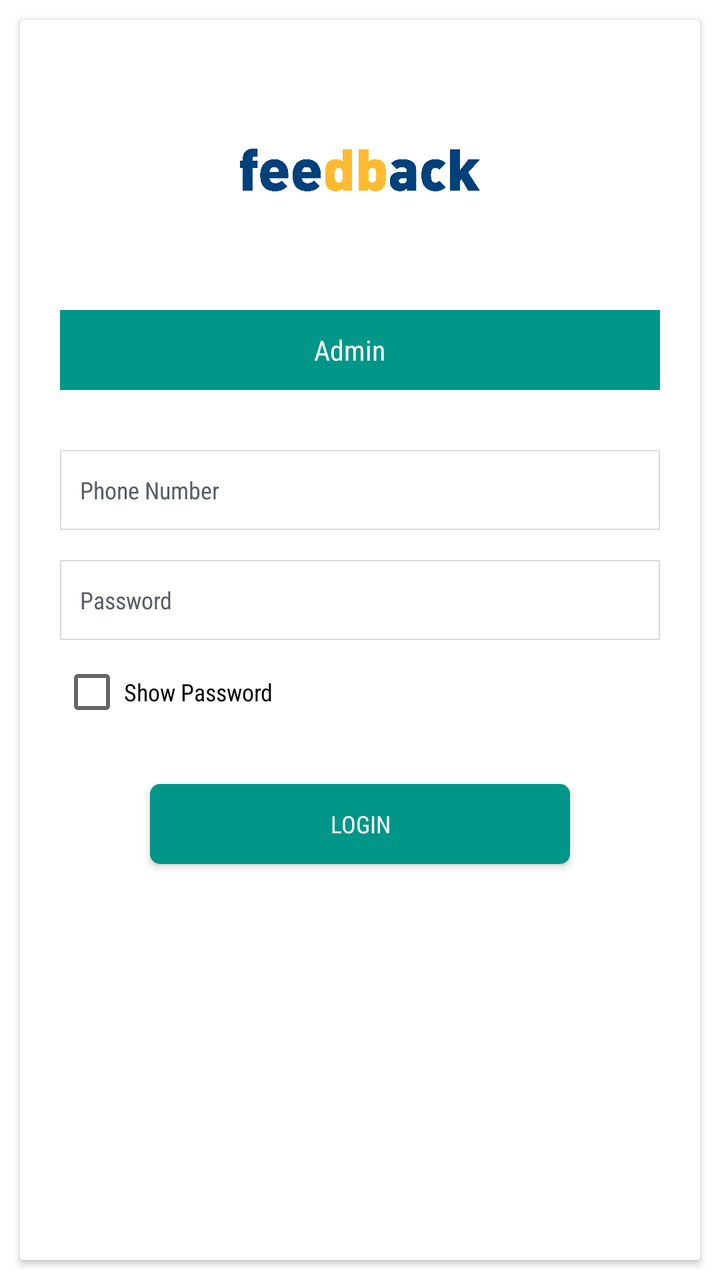
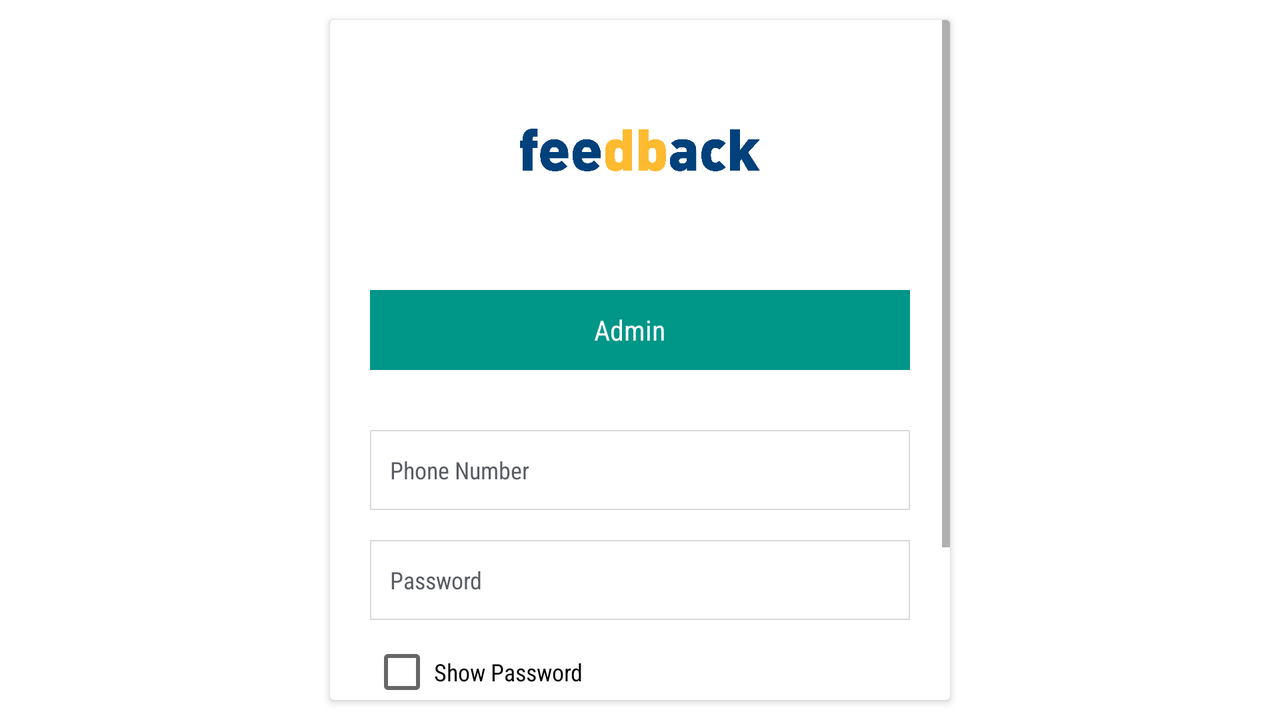

One screen, two layout resources from the same app: the default and the author's alternative for another configuration. Each is rendered where Android would select it; the XML of both is given below.
<!-- AndroidManifest.xml: application theme AppTheme -->
<!-- res/layout/activity_admin_login.xml -->
<?xml version="1.0" encoding="utf-8"?>
<LinearLayout xmlns:android="http://schemas.android.com/apk/res/android"
    xmlns:app="http://schemas.android.com/apk/res-auto"
    xmlns:tools="http://schemas.android.com/tools"
    android:layout_width="match_parent"
    android:layout_height="match_parent"
    android:background="@color/white"
    android:orientation="vertical">

    <android.support.v7.widget.CardView
        android:layout_width="match_parent"
        android:layout_height="match_parent"
        android:layout_margin="@dimen/margin10">

        <LinearLayout
            android:layout_width="match_parent"
            android:layout_height="match_parent"
            android:layout_margin="@dimen/margin5"
            android:orientation="vertical">

            <LinearLayout
                android:layout_width="match_parent"
                android:layout_height="wrap_content"
                android:orientation="vertical">

                <ImageView
                    android:layout_width="120dp"
                    android:layout_height="120dp"
                    android:layout_gravity="center"
                    android:layout_marginTop="@dimen/margin10"
                    android:src="@drawable/logo" />
            </LinearLayout>

            <LinearLayout
                android:layout_width="match_parent"
                android:layout_height="40dp"
                android:layout_marginTop="@dimen/margin10"
                android:orientation="horizontal">

                <LinearLayout
                    android:id="@+id/layout_admin"
                    android:layout_width="0dp"
                    android:layout_height="match_parent"
                    android:layout_marginLeft="@dimen/margin15"
                    android:layout_marginRight="@dimen/margin15"
                    android:layout_weight=".5"
                    android:background="@color/colorPrimaryDark"
                    android:gravity="center"
                    android:orientation="horizontal">

                    <TextView
                        android:id="@+id/tv_admin"
                        android:layout_width="wrap_content"
                        android:layout_height="match_parent"
                        android:fontFamily="sans-serif-condensed"
                        android:gravity="center"
                        android:text="Admin"
                        android:textColor="@color/white"
                        android:textSize="@dimen/textSize18" />

                    <TextView
                        android:id="@+id/tv_admintic"
                        android:layout_width="wrap_content"
                        android:layout_height="match_parent"
                        android:layout_marginLeft="@dimen/margin10"
                        android:fontFamily="sans-serif-condensed"
                        android:gravity="center"
                        android:text=""
                        android:textColor="@color/grey_color"
                        android:textSize="@dimen/textSize30" />
                </LinearLayout>

                
                
                
                
                
                
                
                

                
                
                
                
                
                
                
                
                

                
                
                
                
                
                
                
                
                
                
                
            </LinearLayout>

            <LinearLayout
                android:layout_width="match_parent"
                android:layout_height="wrap_content"
                android:layout_marginTop="@dimen/margin15"
                android:orientation="vertical">

                <EditText
                    android:id="@+id/id_et_username"
                    android:layout_width="match_parent"
                    android:layout_height="@dimen/margin40"
                    android:layout_margin="@dimen/dimen_15_dp"
                    android:background="@drawable/done_corner_round"
                    android:drawableLeft="@drawable/ic_phone_black_24dp"
                    android:drawablePadding="10dp"
                    android:fontFamily="sans-serif-condensed"
                    android:hint="Phone Number"
                    android:imeOptions="actionNext"
                    android:inputType="number"
                    android:maxLength="10"
                    android:paddingLeft="@dimen/dimen_10_dp"
                    android:singleLine="true"
                    android:textColor="@color/color0E0E0F"
                    android:textColorHint="@color/color595c63"
                    android:textCursorDrawable="@null"
                    android:textSize="@dimen/textSize14" />


                <EditText
                    android:id="@+id/id_et_password"
                    android:layout_width="match_parent"
                    android:layout_height="@dimen/margin40"
                    android:layout_marginLeft="@dimen/dimen_15_dp"
                    android:layout_marginRight="@dimen/dimen_15_dp"
                    android:background="@drawable/done_corner_round"
                    android:drawableLeft="@drawable/ic_vpn_key_black_24dp"
                    android:drawablePadding="@dimen/margin10"
                    android:fontFamily="sans-serif-condensed"
                    android:hint="Password"
                    android:imeOptions="actionDone"
                    android:inputType="textPassword"
                    android:maxLength="30"
                    android:paddingLeft="@dimen/dimen_10_dp"
                    android:singleLine="true"
                    android:textColor="@color/color0E0E0F"
                    android:textColorHint="@color/color595c63"
                    android:textCursorDrawable="@null"
                    android:textSize="@dimen/textSize14" />
            </LinearLayout>

            <LinearLayout
                android:layout_width="match_parent"
                android:layout_height="match_parent"
                android:gravity="center|top"
                android:orientation="vertical">

                <LinearLayout
                    android:layout_width="match_parent"
                    android:layout_height="wrap_content"
                    android:layout_marginLeft="@dimen/margin15"
                    android:layout_marginRight="@dimen/margin15"
                    android:layout_marginTop="@dimen/dimen_10_dp"
                    android:visibility="visible">

                    
                    
                    
                    
                    
                    
                    
                    

                    <CheckBox
                        android:id="@+id/show_password"
                        android:layout_width="0dp"
                        android:layout_height="wrap_content"
                        android:layout_weight=".5"
                        android:fontFamily="sans-serif-condensed"
                        android:text="Show Password"
                        android:textSize="@dimen/textSize14" />
                </LinearLayout>

                <Button
                    android:id="@+id/id_bt_login"
                    android:layout_width="210dp"
                    android:layout_height="40dp"
                    android:layout_gravity="center"
                    android:layout_marginTop="@dimen/dimen_30_dp"
                    android:background="@drawable/capsule_button"
                    android:fontFamily="sans-serif-condensed"
                    android:text="LOGIN"
                    android:textAllCaps="false"
                    android:textColor="@color/white"
                    android:textSize="@dimen/textSize14" />

            </LinearLayout>
        </LinearLayout>
    </android.support.v7.widget.CardView>
</LinearLayout>
<!-- resources referenced by this layout -->
<resources>
  <color name="color0E0E0F">#0E0E0F</color>
  <color name="color595c63">#595c63</color>
  <color name="colorPrimaryDark">#009688</color>
  <color name="grey_color">#f0f0f0</color>
  <color name="white">#ffffff</color>
  <dimen name="dimen_10_dp">10dp</dimen>
  <dimen name="dimen_15_dp">15dp</dimen>
  <dimen name="dimen_30_dp">30dp</dimen>
  <dimen name="margin10">10dp</dimen>
  <dimen name="margin15">15dp</dimen>
  <dimen name="margin40">40dp</dimen>
  <dimen name="margin5">5dp</dimen>
  <dimen name="textSize14">12sp</dimen>
  <dimen name="textSize18">14sp</dimen>
  <dimen name="textSize30">30sp</dimen>
  <!-- drawable capsule_button (drawable) -->
  <?xml version="1.0" encoding="UTF-8"?>
  <selector xmlns:android="http://schemas.android.com/apk/res/android">
      <item>
          <shape android:shape="rectangle">
  
              <corners android:radius="5dp" />
              <solid android:color="@color/colorPrimaryDark" />
          </shape>
  
      </item>
  
  </selector>
  <!-- drawable done_corner_round (drawable) -->
  <layer-list xmlns:android="http://schemas.android.com/apk/res/android">
      <item>
          <shape android:shape="rectangle" >
              <solid android:color="@android:color/transparent" />
          </shape>
      </item>
  
      <item >
          <shape>
              <solid android:color="@android:color/transparent"/>
              <stroke
                  android:width="0.5dp"
                  android:color="#d9dad9" >
              </stroke>
          </shape>
      </item>
  
  </layer-list>
  <!-- drawable logo: jpg bitmap (drawable-mdpi, 174332 bytes) -->
  <style name="AppTheme" parent="Theme.AppCompat.Light.DarkActionBar">
          
          <item name="colorPrimary">@color/colorPrimary</item>
          <item name="colorPrimaryDark">@color/colorPrimaryDark</item>
          <item name="colorAccent">@color/colorAccent</item>
  
          </style>
  <color name="colorPrimary">#4DB6AC</color>
  <color name="colorAccent">#FF4081</color>
</resources>
<!-- res/layout-land/activity_admin_login.xml (the author's variant of the layout above) -->
<!-- drawn on the phone turned sideways -->
<?xml version="1.0" encoding="utf-8"?>
<LinearLayout xmlns:android="http://schemas.android.com/apk/res/android"
    xmlns:app="http://schemas.android.com/apk/res-auto"
    xmlns:tools="http://schemas.android.com/tools"
    android:layout_width="match_parent"
    android:layout_height="match_parent"
    android:background="@color/white"
    android:orientation="horizontal">

    <View
        android:layout_width="0dp"
        android:layout_height="match_parent"
        android:layout_weight=".25" />

    <android.support.v7.widget.CardView
        android:layout_width="0dp"
        android:layout_height="match_parent"
        android:layout_margin="@dimen/margin10"
        android:layout_weight=".5">

        <ScrollView
            android:layout_width="match_parent"
            android:layout_height="match_parent"
            android:fillViewport="true">

            <LinearLayout
                android:layout_width="match_parent"
                android:layout_height="match_parent"
                android:layout_margin="@dimen/margin5"
                android:orientation="vertical">

                <LinearLayout
                    android:layout_width="match_parent"
                    android:layout_height="wrap_content"
                    android:orientation="vertical">

                    <ImageView
                        android:layout_width="120dp"
                        android:layout_height="120dp"
                        android:layout_gravity="center"
                        android:src="@drawable/logo" />
                </LinearLayout>

                <LinearLayout
                    android:layout_width="match_parent"
                    android:layout_height="40dp"
                    android:layout_marginTop="@dimen/margin10"
                    android:orientation="horizontal">

                    <LinearLayout
                        android:id="@+id/layout_admin"
                        android:layout_width="0dp"
                        android:layout_height="match_parent"
                        android:layout_marginLeft="@dimen/margin15"
                        android:layout_marginRight="@dimen/margin15"
                        android:layout_weight=".5"
                        android:background="@color/colorPrimaryDark"
                        android:gravity="center"
                        android:orientation="horizontal">

                        <TextView
                            android:id="@+id/tv_admin"
                            android:layout_width="wrap_content"
                            android:layout_height="match_parent"
                            android:fontFamily="sans-serif-condensed"
                            android:gravity="center"
                            android:text="Admin"
                            android:textColor="@color/white"
                            android:textSize="@dimen/textSize18" />

                        <TextView
                            android:id="@+id/tv_admintic"
                            android:layout_width="wrap_content"
                            android:layout_height="match_parent"
                            android:layout_marginLeft="@dimen/margin10"
                            android:fontFamily="sans-serif-condensed"
                            android:gravity="center"
                            android:text=""
                            android:textColor="@color/grey_color"
                            android:textSize="@dimen/textSize30" />
                    </LinearLayout>

                    
                    
                    
                    
                    
                    
                    
                    

                    
                    
                    
                    
                    
                    
                    
                    
                    

                    
                    
                    
                    
                    
                    
                    
                    
                    
                    
                    
                </LinearLayout>

                <LinearLayout
                    android:layout_width="match_parent"
                    android:layout_height="wrap_content"
                    android:layout_marginTop="@dimen/margin15"
                    android:orientation="vertical">

                    <EditText
                        android:id="@+id/id_et_username"
                        android:layout_width="match_parent"
                        android:layout_height="@dimen/margin40"
                        android:layout_margin="@dimen/dimen_15_dp"
                        android:background="@drawable/done_corner_round"
                        android:drawableLeft="@drawable/ic_phone_black_24dp"
                        android:drawablePadding="10dp"
                        android:fontFamily="sans-serif-condensed"
                        android:hint="Phone Number"
                        android:imeOptions="actionNext"
                        android:inputType="number"
                        android:maxLength="10"
                        android:paddingLeft="@dimen/dimen_10_dp"
                        android:singleLine="true"
                        android:textColor="@color/color0E0E0F"
                        android:textColorHint="@color/color595c63"
                        android:textCursorDrawable="@null"
                        android:textSize="@dimen/textSize14" />


                    <EditText
                        android:id="@+id/id_et_password"
                        android:layout_width="match_parent"
                        android:layout_height="@dimen/margin40"
                        android:layout_marginLeft="@dimen/dimen_15_dp"
                        android:layout_marginRight="@dimen/dimen_15_dp"
                        android:background="@drawable/done_corner_round"
                        android:drawableLeft="@drawable/ic_vpn_key_black_24dp"
                        android:drawablePadding="@dimen/margin10"
                        android:fontFamily="sans-serif-condensed"
                        android:hint="Password"
                        android:imeOptions="actionDone"
                        android:inputType="textPassword"
                        android:maxLength="30"
                        android:paddingLeft="@dimen/dimen_10_dp"
                        android:singleLine="true"
                        android:textColor="@color/color0E0E0F"
                        android:textColorHint="@color/color595c63"
                        android:textCursorDrawable="@null"
                        android:textSize="@dimen/textSize14" />
                </LinearLayout>

                <LinearLayout
                    android:layout_width="match_parent"
                    android:layout_height="match_parent"
                    android:gravity="center|top"
                    android:orientation="vertical">

                    <LinearLayout
                        android:layout_width="match_parent"
                        android:layout_height="wrap_content"
                        android:layout_marginLeft="@dimen/margin15"
                        android:layout_marginRight="@dimen/margin15"
                        android:layout_marginTop="@dimen/dimen_10_dp"
                        android:visibility="visible">

                        
                        
                        
                        
                        
                        
                        
                        

                        <CheckBox
                            android:id="@+id/show_password"
                            android:layout_width="0dp"
                            android:layout_height="wrap_content"
                            android:layout_weight=".5"
                            android:fontFamily="sans-serif-condensed"
                            android:text="Show Password"
                            android:textSize="@dimen/textSize14" />
                    </LinearLayout>

                    <Button
                        android:id="@+id/id_bt_login"
                        android:layout_width="210dp"
                        android:layout_height="40dp"
                        android:layout_gravity="center"
                        android:layout_marginTop="@dimen/dimen_30_dp"
                        android:background="@drawable/capsule_button"
                        android:fontFamily="sans-serif-condensed"
                        android:text="LOGIN"
                        android:textAllCaps="false"
                        android:textColor="@color/white"
                        android:textSize="@dimen/textSize14" />

                    <TextView
                        android:id="@+id/forgot_password"
                        android:layout_width="wrap_content"
                        android:layout_height="wrap_content"
                        android:layout_marginTop="@dimen/margin10"
                        android:text="For Testing Click Login Button! "
                        android:textColor="@color/red"
                        android:textSize="@dimen/textSize14" />
                </LinearLayout>
            </LinearLayout>
        </ScrollView>
    </android.support.v7.widget.CardView>

    <View
        android:layout_width="0dp"
        android:layout_height="match_parent"
        android:layout_weight=".25" />
</LinearLayout>
<!-- resources referenced by the variant -->
<!-- as the phone turned sideways resolves them -->
<resources>
  <color name="color0E0E0F">#0E0E0F</color>
  <color name="color595c63">#595c63</color>
  <color name="colorPrimaryDark">#009688</color>
  <color name="grey_color">#f0f0f0</color>
  <color name="red">#FF2A2A</color>
  <color name="white">#ffffff</color>
  <dimen name="dimen_10_dp">10dp</dimen>
  <dimen name="dimen_15_dp">15dp</dimen>
  <dimen name="dimen_30_dp">30dp</dimen>
  <dimen name="margin10">10dp</dimen>
  <dimen name="margin15">15dp</dimen>
  <dimen name="margin40">40dp</dimen>
  <dimen name="margin5">5dp</dimen>
  <dimen name="textSize14">12sp</dimen>
  <dimen name="textSize18">14sp</dimen>
  <dimen name="textSize30">30sp</dimen>
  <!-- drawable capsule_button (drawable) -->
  <?xml version="1.0" encoding="UTF-8"?>
  <selector xmlns:android="http://schemas.android.com/apk/res/android">
      <item>
          <shape android:shape="rectangle">
  
              <corners android:radius="5dp" />
              <solid android:color="@color/colorPrimaryDark" />
          </shape>
  
      </item>
  
  </selector>
  <!-- drawable done_corner_round (drawable) -->
  <layer-list xmlns:android="http://schemas.android.com/apk/res/android">
      <item>
          <shape android:shape="rectangle" >
              <solid android:color="@android:color/transparent" />
          </shape>
      </item>
  
      <item >
          <shape>
              <solid android:color="@android:color/transparent"/>
              <stroke
                  android:width="0.5dp"
                  android:color="#d9dad9" >
              </stroke>
          </shape>
      </item>
  
  </layer-list>
  <!-- drawable logo: jpg bitmap (drawable-mdpi, 174332 bytes) -->
  <style name="AppTheme" parent="Theme.AppCompat.Light.DarkActionBar">
          
          <item name="colorPrimary">@color/colorPrimary</item>
          <item name="colorPrimaryDark">@color/colorPrimaryDark</item>
          <item name="colorAccent">@color/colorAccent</item>
  
          </style>
  <color name="colorPrimary">#4DB6AC</color>
  <color name="colorAccent">#FF4081</color>
</resources>
